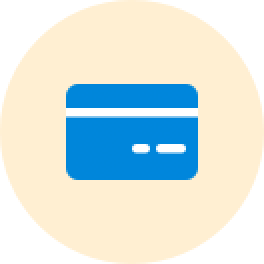
#> input picture demo/yb_ic_bank_card.png, 132 x 132 px (shown 2 times larger)
$ python img.py
#> lines starting #> are read from the running program, lines starting #| are printed output that depends on the picture
from PIL import Image

img = Image.open("yb_ic_bank_card.png")
#> img is the input picture: PIL image 132x132 RGBA; mean R, G, B, A 163.3, 135.4, 59.7, 76.7
img = img.convert('RGBA')
x, y = img.size
#> x = 132; y = 132

for i in range(x):
    for j in range(y):
        try:
            r, g, b, alpha = img.getpixel((i, j))
            print("r: " + str(r) + "  g: " + str(g) + "  b: " + str(b))
            if r == g and g == b:
                continue
            else:
                img.putpixel((i, j), (148, 0, 211, alpha))
        except Exception as e:
            print(e)
            continue
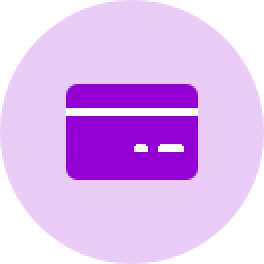
#> img: PIL image 132x132 RGBA (shown 2 times larger); mean R, G, B, A 120.5, 5.6, 169.4, 76.7; transparent parts drawn white

img.save("ss.png")
img.show()

$ run again, with demo/tr_ico_camera_normal.png copied over demo/yb_ic_bank_card.png
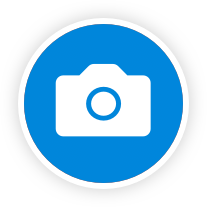
#> input picture demo/tr_ico_camera_normal.png, 207 x 207 px
#> img is the input picture: PIL image 207x207 RGBA; mean R, G, B, A 53.5, 97.4, 125.3, 138.7
#> after the loop `for i in range(x):`:
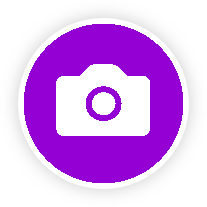
#> img: PIL image 207x207 RGBA; mean R, G, B, A 101.1, 50.7, 122.6, 138.7; transparent parts drawn white
